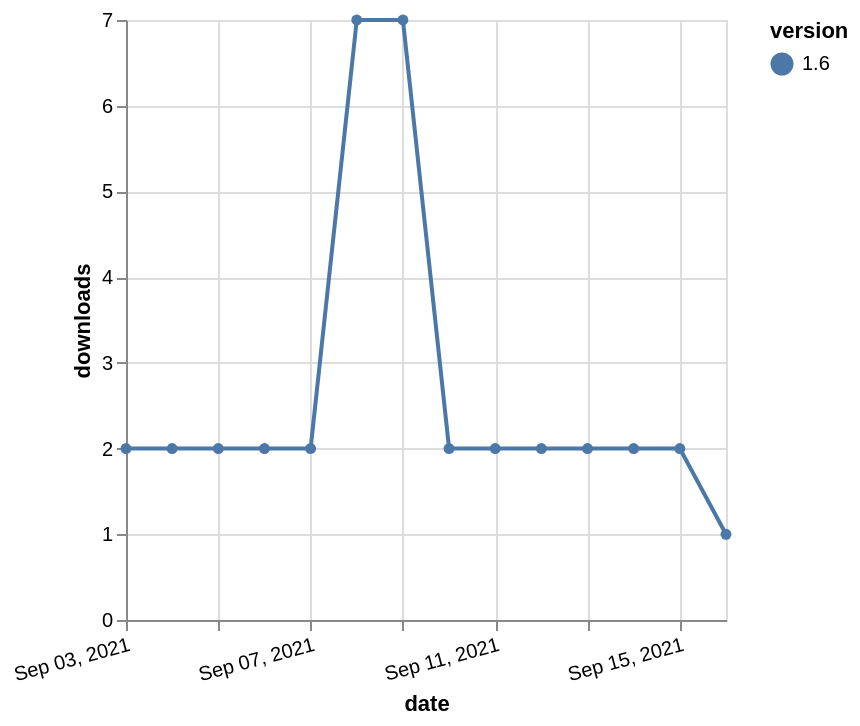

Here is the Vega-Lite specification saved for this chart:
### Vega-Lite specification from a JSON file in a GitHub repository (floating-point values rounded to 4 significant figures)
{"$schema": "https://vega.github.io/schema/vega-lite/v5.json", "description": "A simple bar chart with embedded data.", "data": {"values": [{"date": "2021-09-03", "total": 2888, "delta": 2, "version": "1.6"}, {"date": "2021-09-04", "total": 2890, "delta": 2, "version": "1.6"}, {"date": "2021-09-05", "total": 2892, "delta": 2, "version": "1.6"}, {"date": "2021-09-06", "total": 2894, "delta": 2, "version": "1.6"}, {"date": "2021-09-07", "total": 2896, "delta": 2, "version": "1.6"}, {"date": "2021-09-08", "total": 2903, "delta": 7, "version": "1.6"}, {"date": "2021-09-09", "total": 2910, "delta": 7, "version": "1.6"}, {"date": "2021-09-10", "total": 2912, "delta": 2, "version": "1.6"}, {"date": "2021-09-11", "total": 2914, "delta": 2, "version": "1.6"}, {"date": "2021-09-12", "total": 2916, "delta": 2, "version": "1.6"}, {"date": "2021-09-13", "total": 2918, "delta": 2, "version": "1.6"}, {"date": "2021-09-14", "total": 2920, "delta": 2, "version": "1.6"}, {"date": "2021-09-15", "total": 2922, "delta": 2, "version": "1.6"}, {"date": "2021-09-16", "total": 2923, "delta": 1, "version": "1.6"}]}, "width": "container", "mark": {"type": "line", "point": {"filled": true}}, "encoding": {"x": {"field": "date", "type": "temporal", "timeUnit": "yearmonthdate", "title": "date", "axis": {"labelAngle": -15}}, "y": {"field": "delta", "type": "quantitative", "title": "downloads"}, "color": {"field": "version", "type": "nominal"}, "tooltip": {"field": "delta"}}}
